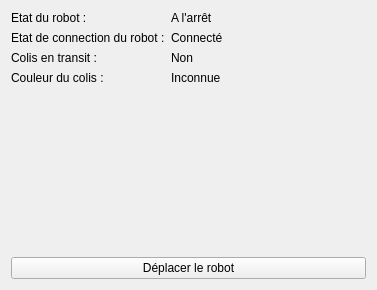
<?xml version="1.0" encoding="UTF-8"?>
<ui version="4.0">
 <class>RobotInfo</class>
 <widget class="QWidget" name="RobotInfo">
  <property name="geometry">
   <rect>
    <x>0</x>
    <y>0</y>
    <width>377</width>
    <height>290</height>
   </rect>
  </property>
  <property name="windowTitle">
   <string>Form</string>
  </property>
  <layout class="QVBoxLayout" name="verticalLayout">
   <item>
    <layout class="QFormLayout" name="formLayout">
     <item row="0" column="0">
      <widget class="QLabel" name="label">
       <property name="text">
        <string>Etat du robot :</string>
       </property>
      </widget>
     </item>
     <item row="0" column="1">
      <widget class="IconLabel" name="robotState">
       <property name="text">
        <string>A l'arrêt</string>
       </property>
      </widget>
     </item>
     <item row="1" column="0">
      <widget class="QLabel" name="label_3">
       <property name="text">
        <string>Etat de connection du robot :</string>
       </property>
      </widget>
     </item>
     <item row="1" column="1">
      <widget class="IconLabel" name="connectionState">
       <property name="text">
        <string>Connecté</string>
       </property>
      </widget>
     </item>
     <item row="2" column="0">
      <widget class="QLabel" name="label_5">
       <property name="text">
        <string>Colis en transit :</string>
       </property>
      </widget>
     </item>
     <item row="2" column="1">
      <widget class="IconLabel" name="packageState">
       <property name="text">
        <string>Non</string>
       </property>
      </widget>
     </item>
     <item row="3" column="0">
      <widget class="QLabel" name="label_7">
       <property name="text">
        <string>Couleur du colis :</string>
       </property>
      </widget>
     </item>
     <item row="3" column="1">
      <widget class="IconLabel" name="colorState">
       <property name="text">
        <string>Inconnue</string>
       </property>
      </widget>
     </item>
    </layout>
   </item>
   <item>
    <widget class="QPushButton" name="pbMoveRobot">
     <property name="text">
      <string>Déplacer le robot</string>
     </property>
    </widget>
   </item>
  </layout>
 </widget>
 <customwidgets>
  <customwidget>
   <class>IconLabel</class>
   <extends>QLabel</extends>
   <header>iconlabel.h</header>
  </customwidget>
 </customwidgets>
 <resources/>
 <connections/>
</ui>
